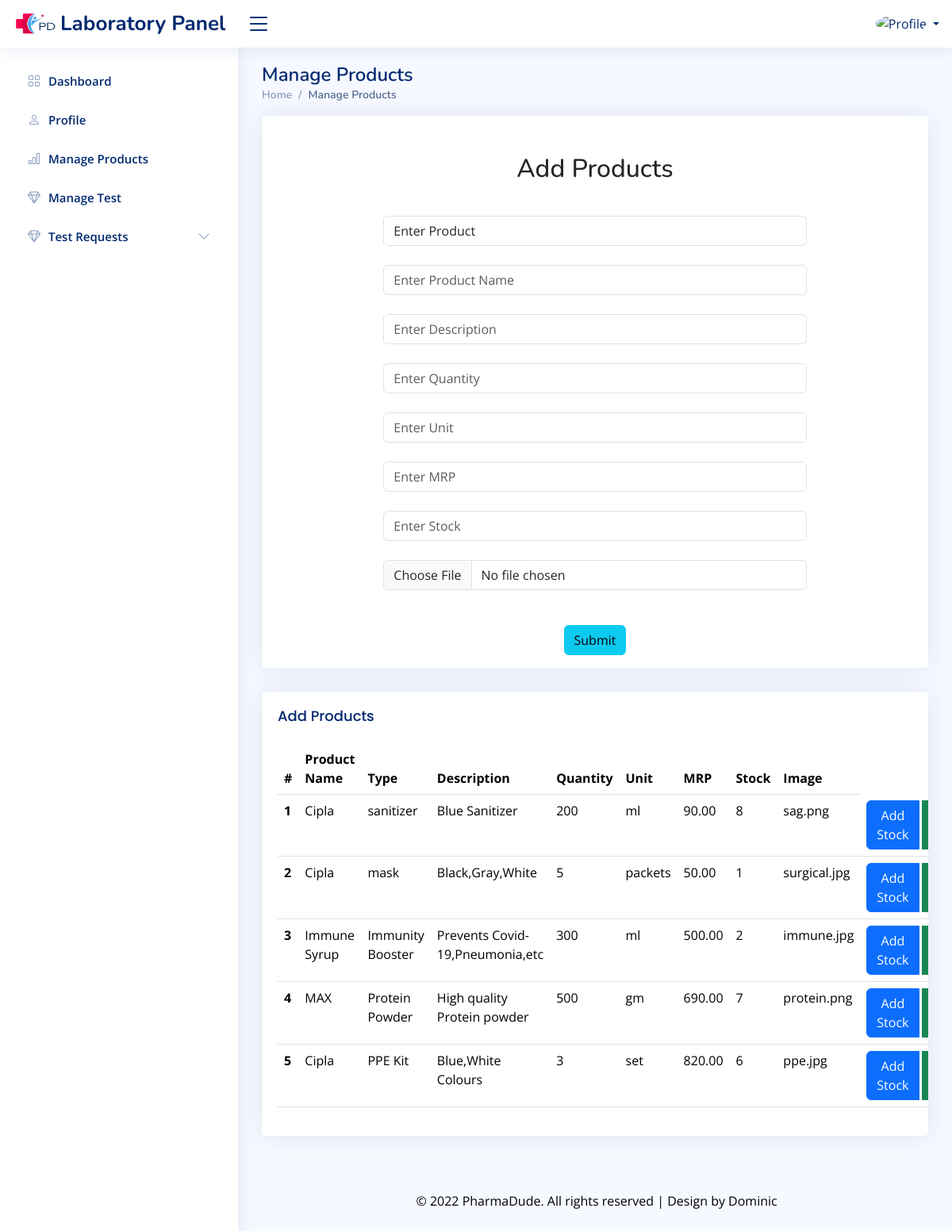
The app's page /lab/addprod.php with its own data.
### tables this page shows
CREATE TABLE `products` (
  `pid` int(11) NOT NULL,
  `labid` int(11) NOT NULL,
  `categoryid` int(11) NOT NULL,
  `pname` varchar(50) NOT NULL,
  `quantity` int(11) NOT NULL,
  `unit` varchar(30) NOT NULL,
  `description` varchar(100) NOT NULL,
  `image` varchar(100) NOT NULL,
  `prate` decimal(10,2) NOT NULL,
  `stock` int(11) NOT NULL,
  `homeservice` varchar(3) NOT NULL,
  `rating` decimal(10,2) NOT NULL,
  `review` varchar(500) NOT NULL
);

CREATE TABLE `category` (
  `categoryid` int(11) NOT NULL,
  `categoryname` varchar(35) NOT NULL,
  `type` varchar(20) NOT NULL
);

### lab/addprod.php (the view, shortened to what this page needs)
<?php
require 'header.php';
require '../php/connect.php';
 $sql="select * from category,products where category.categoryid=products.categoryid";
 $rslt1=mysqli_query($conn,$sql);
?>
<main id="main" class="main">
<div class="pagetitle">
  <h1>Manage Products</h1>
  <nav>
    <ol class="breadcrumb">
      <li class="breadcrumb-item"><a href="index.html">Home</a></li>
      <li class="breadcrumb-item active">Manage Products</li>
    </ol>
  </nav>
</div>
<section class="section">
      <div class="row">
        <div class="col-lg-12">
        <div class="card">
            <div class="card-body">
              <h2 class="text-center pt-5">Add Products</h2>
              <form action="addphp.php" method="POST" enctype="multipart/form-data">
                <div class="row  p-3">
                </div>
                <div class="col-sm-8 offset-2 ">
                    <select name="product" class="form-control" required>
                    <option disabled="disabled" selected="selected">Enter Product</option>
                    </select>
                  </div>
                  <br>
                  <div class="col-sm-8 offset-2 ">
                    <input type="text" name="pname" class="form-control" placeholder="Enter Product Name">
                  </div>
                  <br>
                  <div class="col-sm-8 offset-2 ">
                    <input type="text" name="description" class="form-control" placeholder="Enter Description">
                  </div>
                  <br>
                  <div class="col-sm-8 offset-2 ">
                    <input type="text" name="quantity" class="form-control" placeholder="Enter Quantity">
                  </div>
                  <br>
                  <div class="col-sm-8 offset-2 ">
                    <input type="text" name="unit" class="form-control" placeholder="Enter Unit">
                  </div>
                  <br>
                  <div class="col-sm-8 offset-2 ">
                    <input type="text" name="mrp" class="form-control" placeholder="Enter MRP">
                  </div>
                  <br>
                  <div class="col-sm-8 offset-2 ">
                    <input type="text" name="stock" class="form-control" placeholder="Enter Stock">
                  </div>
                  <br>
                  <div class="col-sm-8 offset-2 ">
                   <input type="file" name="image" class="form-control" id="img" >
                  </div>
                  <br>
                </div>
                <div class="row mb-3 text-center">
                  <div class="col-sm-6 offset-sm-3">
                    <input type="submit" class="btn btn-info" >
                  </div>
                </div>
              </div>
            </div>
          <div class="col-lg-12">
          <div class="card">
            <div class="card-body">
              <h4 class="card-title">Add Products</h4>
              <table class="table datatable">
                <thead>
                <tr>
                    <th scope="col">#</th>
                    <th scope="col">Product Name</th>
                    <th scope="col">Type</th>
                    <th scope="col">Description</th>
                    <th scope="col">Quantity</th>
                    <th scope="col">Unit</th>
                    <th scope="col">MRP</th>
                    <th scope="col">Stock</th>
                    <th scope="col">Image</th>
                  </tr>
                </thead>
                <tbody>
                <tr>
                    <?php
                    while($f=mysqli_fetch_assoc($rslt1)){  $em=$f['pid'];?>
                    <th scope="row"><?php echo $f['pid']; ?></th>
                    <td><?php echo $f['pname']; ?> </td>
                    <td><?php echo $f['type']; ?> </td>
                    <td><?php echo $f['description'];?></td>
                    <td><?php echo $f['quantity'];?></td>
                    <td><?php echo $f['unit'];?></td>
                    <td><?php echo $f['prate'];?></td>
                    <td><?php echo $f['stock'];?></td>
                    <td><?php echo $f['image'];?></td>
                    <td><div class="btn-group">
              <button type="button"  class="btn btn-primary btn-sm-2" onclick="document.addfrm.pid.value=<?php echo $f['pid'];?>" data-bs-toggle="modal" data-bs-target="#basicModal" >
               Add Stock
              </button>
                    <a class="btn btn-success" href="upp.php?id=<?php echo $em; ?>">Update</a>&nbsp;
                   </div></td>
                   </tr>
                  <?php } ?><tr>
                </tbody>
              </table>
            </div>
          </div>
        </div>
      </div>
    </section>
 <?php
 require 'footer.php';
 ?>

### lab/assets/css/style.css (style rules this page uses)
:root { scroll-behavior: smooth; }
body { font-family: "Open Sans", sans-serif; background: #f6f9ff; color: #444444; }
a { color: #4154f1; text-decoration: none; }
h1, h2, h3, h4, h5, h6 { font-family: "Nunito", sans-serif; }
#main { margin-top: 60px; padding: 20px 30px; transition: all 0.3s; }
.pagetitle { margin-bottom: 10px; }
.pagetitle h1 { font-size: 24px; margin-bottom: 0; font-weight: 600; color: #012970; }
.card { margin-bottom: 30px; border: none; border-radius: 5px; box-shadow: 0px 0 30px rgba(1, 41, 112, 0.1); overflow: hidden; }
.card-title { padding: 20px 0 15px 0; font-size: 18px; font-weight: 500; color: #012970; font-family: "Poppins", sans-serif; }
.card-body { padding: 0 20px 20px 20px; }
.breadcrumb { font-size: 14px; font-family: "Nunito", sans-serif; color: #899bbd; font-weight: 600; }
.breadcrumb a { color: #899bbd; transition: 0.3s; }
.breadcrumb .breadcrumb-item::before { color: #899bbd; }
.breadcrumb .active { color: #51678f; font-weight: 600; }
@media (min-width: 1200px) { #main, #footer { margin-left: 300px; } }

### records on screen
products: pid "1", pname "Cipla", categoryid.type "sanitizer", description "Blue Sanitizer", quantity "200", unit "ml", prate "90.00", stock "8", image "sag.png"
products: pid "2", pname "Cipla", categoryid.type "mask", description "Black,Gray,White", quantity "5", unit "packets", prate "50.00", stock "1", image "surgical.jpg"
products: pid "3", pname "Immune Syrup", categoryid.type "Immunity Booster", description "Prevents Covid-19,Pneumonia,etc", quantity "300", unit "ml", prate "500.00", stock "2", image "immune.jpg"
products: pid "4", pname "MAX", categoryid.type "Protein Powder", description "High quality Protein powder", quantity "500", unit "gm", prate "690.00", stock "7", image "protein.png"
products: pid "5", pname "Cipla", categoryid.type "PPE Kit", description "Blue,White Colours", quantity "3", unit "set", prate "820.00", stock "6", image "ppe.jpg"
